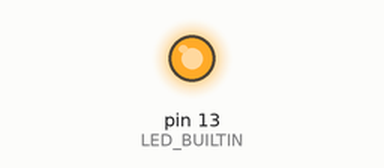
The sketch below on a simulated Arduino Uno, built with avr-gcc and run on an emulated ATmega328P. Shown: output pins drawn as LEDs (lit = HIGH). Random numbers use the default seed unless the sketch sets one; what the sketch prints to the serial monitor is not drawn.

Above: at 0.1 s.
Timing chart, 0 to 1.6 s (numbered marks = the images above):
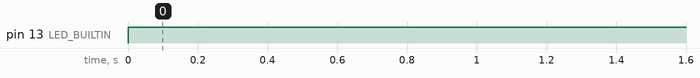

The sketch:

v_2_teensy_test_code.ino
```cpp
#include <ArduinoJson.h>

void setup() {
  // put your setup code here, to run once:
  Serial.begin(9600);
  pinMode(LED_BUILTIN, OUTPUT);
}

void loop() {
  // put your main code here, to run repeatedly:
  digitalWrite(LED_BUILTIN, HIGH);
  int data = random(0, 1000);
  //Serial.print("data=");
  //Serial.println(data);

  StaticJsonDocument<200> jsonBuffer;

  jsonBuffer["sct-013"]["sensor"] = "Current";
  jsonBuffer["sct-013"]["value"] = data;
  jsonBuffer["acs"]["sensor"] = "Current";
  jsonBuffer["acs"]["value"] = data;

  char buffer[100];
  serializeJson(jsonBuffer, buffer);


  Serial.println(buffer);

  delay(2000);
}
```

Measured:
- by itself, pin 13 (LED_BUILTIN): LOW → HIGH at 0.00 s
